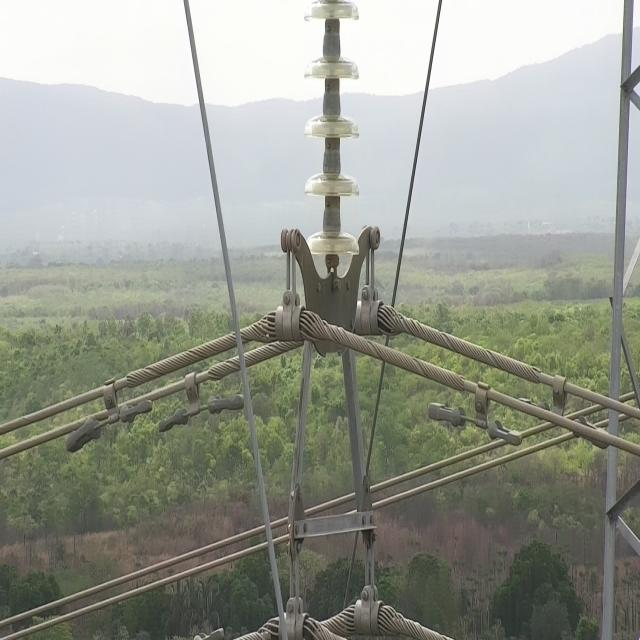
#> input picture MVP/data/270-2_DJI_0025_jpg.rf.b1d7559891cb133fc7b56ba734502fc8.jpg, 640 x 640 px
$ python -i preprocessing.py   (imports and definitions only)
#> lines starting #> are read from the running program, lines starting #| are printed output that depends on the picture
#> further down, picture is the input picture: shape (640, 640, 3); mean B, G, R 144.3, 154.2, 150.9
from __future__ import annotations

from dataclasses import dataclass

import cv2
import numpy as np


@dataclass(frozen=True)
class CameraDenoiseConfig:
    enabled: bool = True
    clahe: bool = True
    bilateral: bool = True
    temporal_alpha: float = 0.0
    clip_limit: float = 2.0
    tile_grid_size: int = 8
    bilateral_d: int = 5
    bilateral_sigma_color: int = 45
    bilateral_sigma_space: int = 45


@dataclass(frozen=True)
class DronePreprocessConfig:
    enabled: bool = True
    clahe: bool = True
    bilateral: bool = False
    temporal_alpha: float = 0.0
    gamma: float = 1.0
    sharpen_amount: float = 0.0
    white_balance: bool = False
    bilateral_d: int = 5
    bilateral_sigma_color: int = 45
    bilateral_sigma_space: int = 45
    clip_limit: float = 2.0
    tile_grid_size: int = 8
    gaussian_sigma: float = 1.2


class CameraDenoiser:
    """Lightweight OpenCV denoising for drone/camera frames before detection."""

    def __init__(self, config: CameraDenoiseConfig | None = None) -> None:
        self.config = config or CameraDenoiseConfig()
        self._ema_frame: np.ndarray | None = None

    def reset(self) -> None:
        self._ema_frame = None

    def __call__(self, frame: np.ndarray) -> np.ndarray:
        return self.apply(frame)

    # [43 lines left out: functions apply, _temporal_smooth, _apply_clahe, not called in this run]


class DroneFramePreprocessor:
    """
    Lightweight frame enhancement for onboard inference.

    The default settings are conservative so they do not oversharpen smoke plumes
    or introduce too much latency on small edge devices.
    """

    def __init__(self, config: DronePreprocessConfig | None = None) -> None:
        self.config = config or DronePreprocessConfig()
        self._ema_frame: np.ndarray | None = None

    def reset(self) -> None:
        self._ema_frame = None

    def __call__(self, frame: np.ndarray) -> np.ndarray:
        return self.apply(frame)

    def apply(self, frame: np.ndarray) -> np.ndarray:
        if not self.config.enabled:
            return frame

        output = frame

        if self.config.temporal_alpha > 0:
            output = self._temporal_smooth(output)

        if self.config.white_balance:
            output = self._gray_world_white_balance(output)

        if self.config.bilateral:
            output = cv2.bilateralFilter(
                output,
                d=self.config.bilateral_d,
                sigmaColor=self.config.bilateral_sigma_color,
                sigmaSpace=self.config.bilateral_sigma_space,
            )

        if self.config.clahe:
            output = self._apply_clahe(output)

        if abs(self.config.gamma - 1.0) > 1e-3:
            output = self._apply_gamma(output, self.config.gamma)

        if self.config.sharpen_amount > 0:
            output = self._unsharp_mask(output, self.config.sharpen_amount)

        return output

    # [10 lines left out: function _temporal_smooth, not called in this run]

    def _apply_clahe(self, frame: np.ndarray) -> np.ndarray:
        lab = cv2.cvtColor(frame, cv2.COLOR_BGR2LAB)
#> lab: shape (640, 640, 3); mean of channels 0, 1, 2 158.9, 125, 133.1
        lightness, channel_a, channel_b = cv2.split(lab)
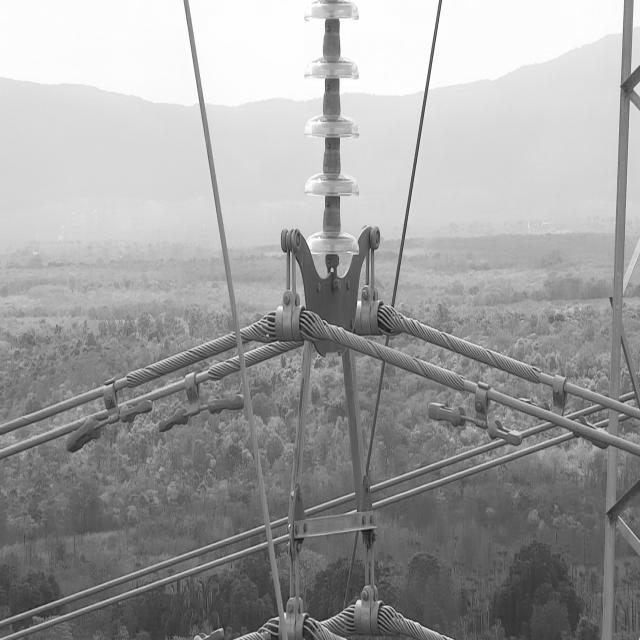
#> lightness: shape (640, 640); min 7, max 255, mean 158.9
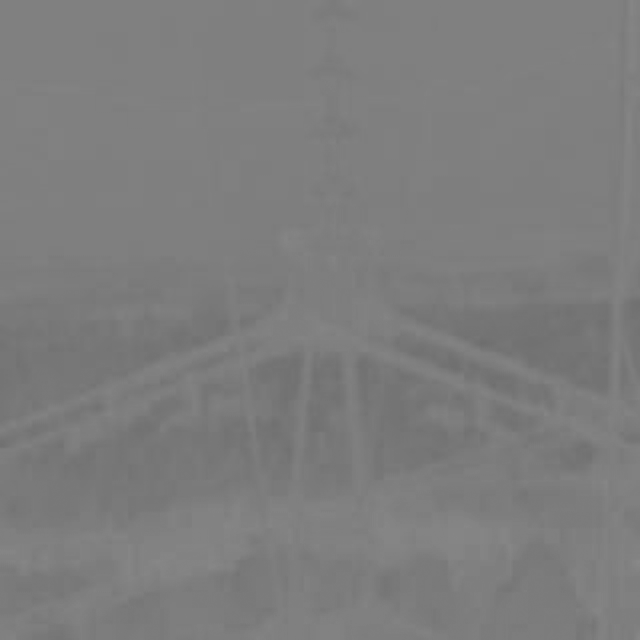
#> channel_a: shape (640, 640); min 109, max 137, mean 125
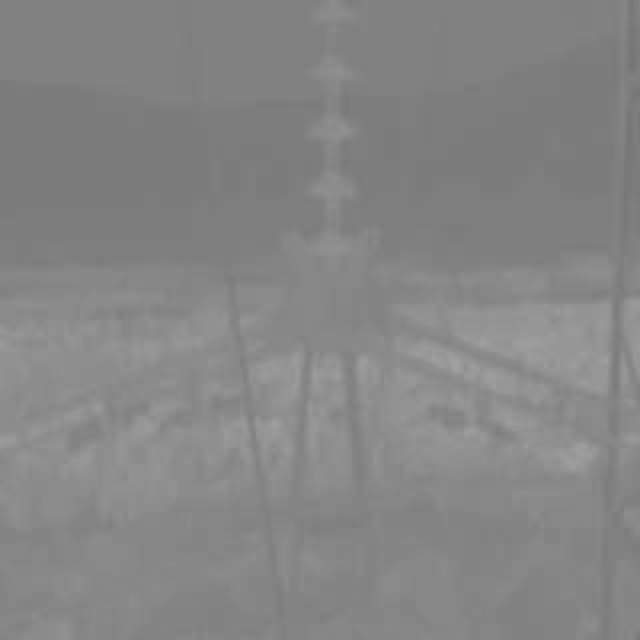
#> channel_b: shape (640, 640); min 117, max 162, mean 133.1
        clahe = cv2.createCLAHE(
            clipLimit=self.config.clip_limit,
            tileGridSize=(self.config.tile_grid_size, self.config.tile_grid_size),
        )
        lightness = clahe.apply(lightness)
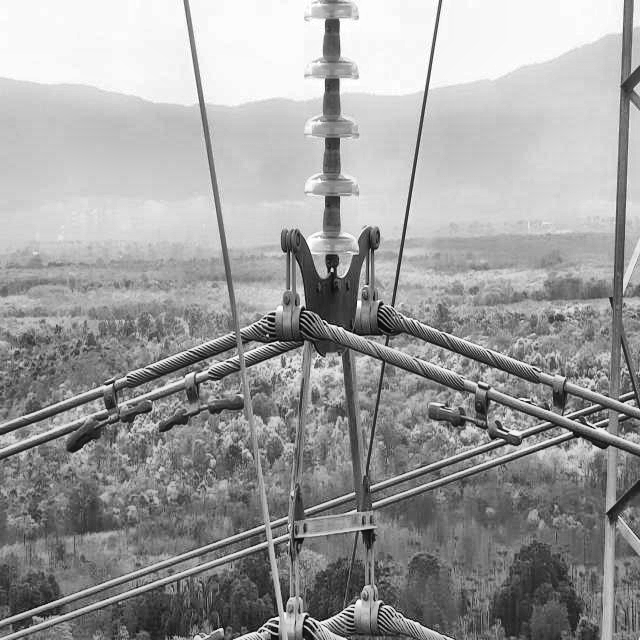
#> lightness: shape (640, 640); min 3, max 255, mean 157.6
        merged = cv2.merge((lightness, channel_a, channel_b))
#> merged: shape (640, 640, 3); mean of channels 0, 1, 2 157.6, 125, 133.1
        return cv2.cvtColor(merged, cv2.COLOR_LAB2BGR)
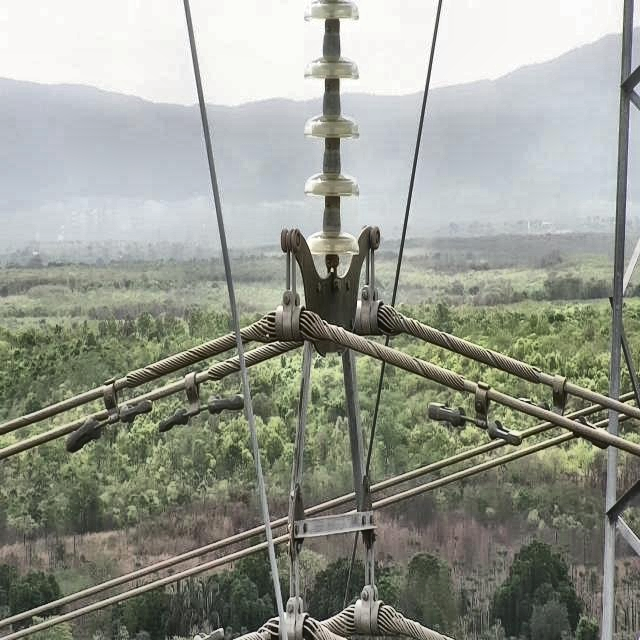
#> returned value: shape (640, 640, 3); mean B, G, R 143.1, 153, 149.8

    # [8 lines left out: function _apply_gamma, not called in this run]

    def _unsharp_mask(self, frame: np.ndarray, amount: float) -> np.ndarray:
        blurred = cv2.GaussianBlur(frame, (0, 0), self.config.gaussian_sigma)
        return cv2.addWeighted(frame, 1.0 + amount, blurred, -amount, 0)

    # [7 lines left out: function _gray_world_white_balance, not called in this run]

>>> import cv2
>>> picture = cv2.imread('../data/270-2_DJI_0025_jpg.rf.b1d7559891cb133fc7b56ba734502fc8.jpg')
>>> result = DroneFramePreprocessor()(picture)

$ run again, on MVP/data/277-1_DJI_0402_jpg.rf.0fdf9655be7771e9232a54aa7886bb5f.jpg
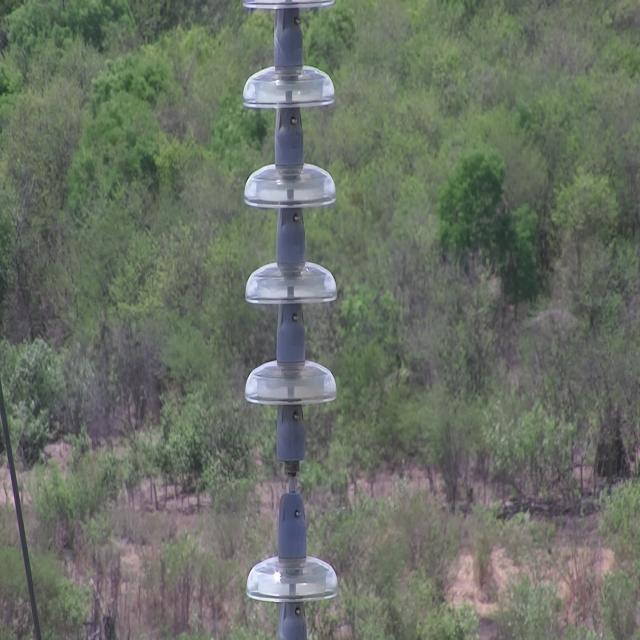
#> input picture MVP/data/277-1_DJI_0402_jpg.rf.0fdf9655be7771e9232a54aa7886bb5f.jpg, 640 x 640 px
#> picture is the input picture: shape (640, 640, 3); mean B, G, R 100.7, 111.8, 105.2
#> lab: shape (640, 640, 3); mean of channels 0, 1, 2 117.9, 123.3, 133.4
#> in _apply_clahe, `lightness, channel_a, channel_b = cv2.split(lab)`:
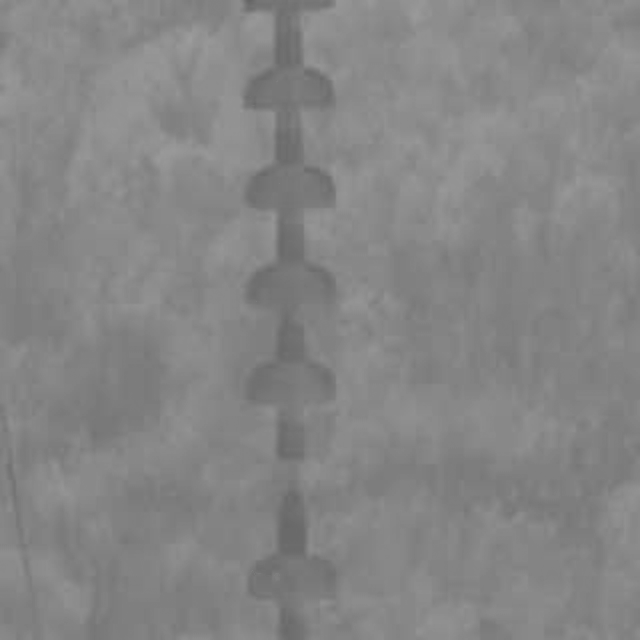
#> channel_b: shape (640, 640); min 101, max 156, mean 133.4
#> merged: shape (640, 640, 3); mean of channels 0, 1, 2 125.9, 123.3, 133.4
#> in _apply_clahe, `return cv2.cvtColor(merged, cv2.COLOR_LAB2BGR)`:
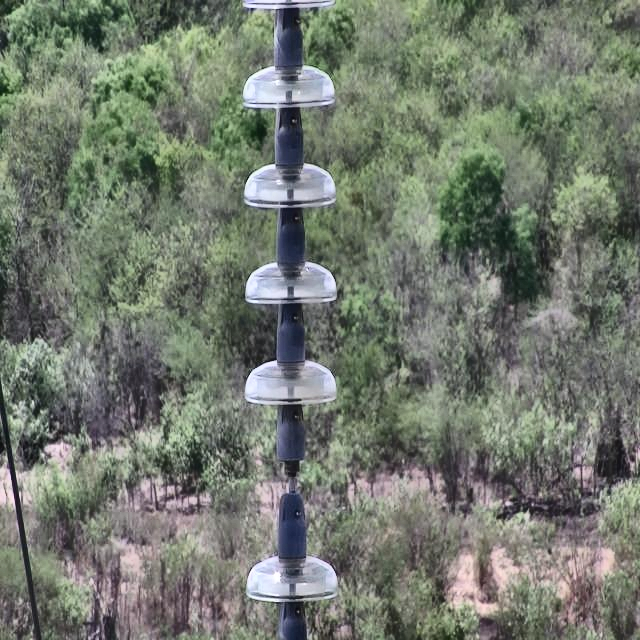
#> returned value: shape (640, 640, 3); mean B, G, R 109.1, 120.6, 113.9

$ run again, on MVP/data/278-1_DJI_0209_jpg.rf.0a8f686d91278361e9a4538e810cfa2c.jpg
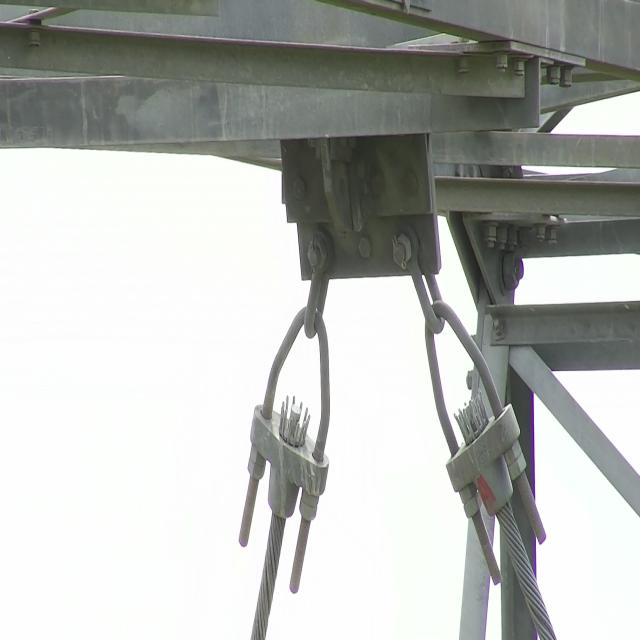
#> input picture MVP/data/278-1_DJI_0209_jpg.rf.0a8f686d91278361e9a4538e810cfa2c.jpg, 640 x 640 px
#> picture is the input picture: shape (640, 640, 3); mean B, G, R 182.5, 185.9, 183.7
#> lab: shape (640, 640, 3); mean of channels 0, 1, 2 188.8, 126.5, 129.5
#> in _apply_clahe, `lightness = clahe.apply(lightness)`:
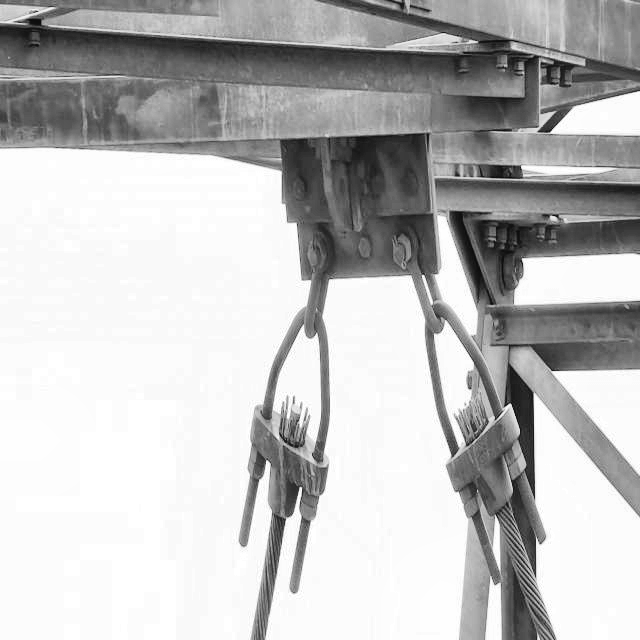
#> lightness: shape (640, 640); min 10, max 255, mean 190.8
#> merged: shape (640, 640, 3); mean of channels 0, 1, 2 190.8, 126.5, 129.5
#> in _apply_clahe, `return cv2.cvtColor(merged, cv2.COLOR_LAB2BGR)`:
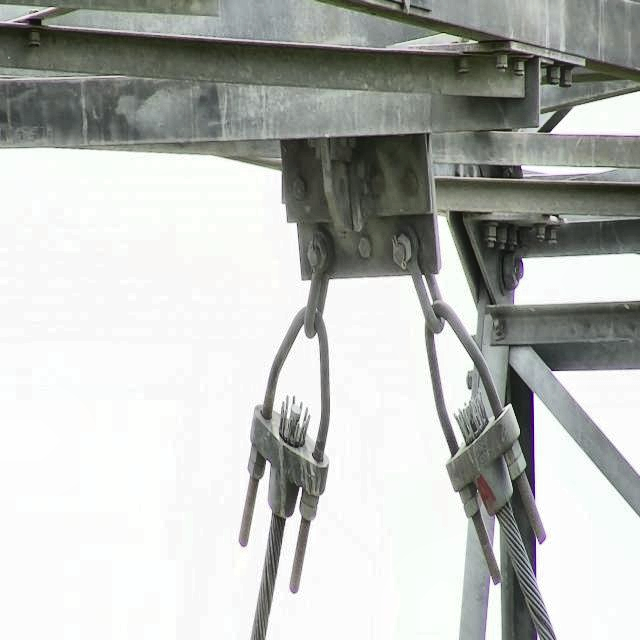
#> returned value: shape (640, 640, 3); mean B, G, R 184.9, 188.1, 185.9
